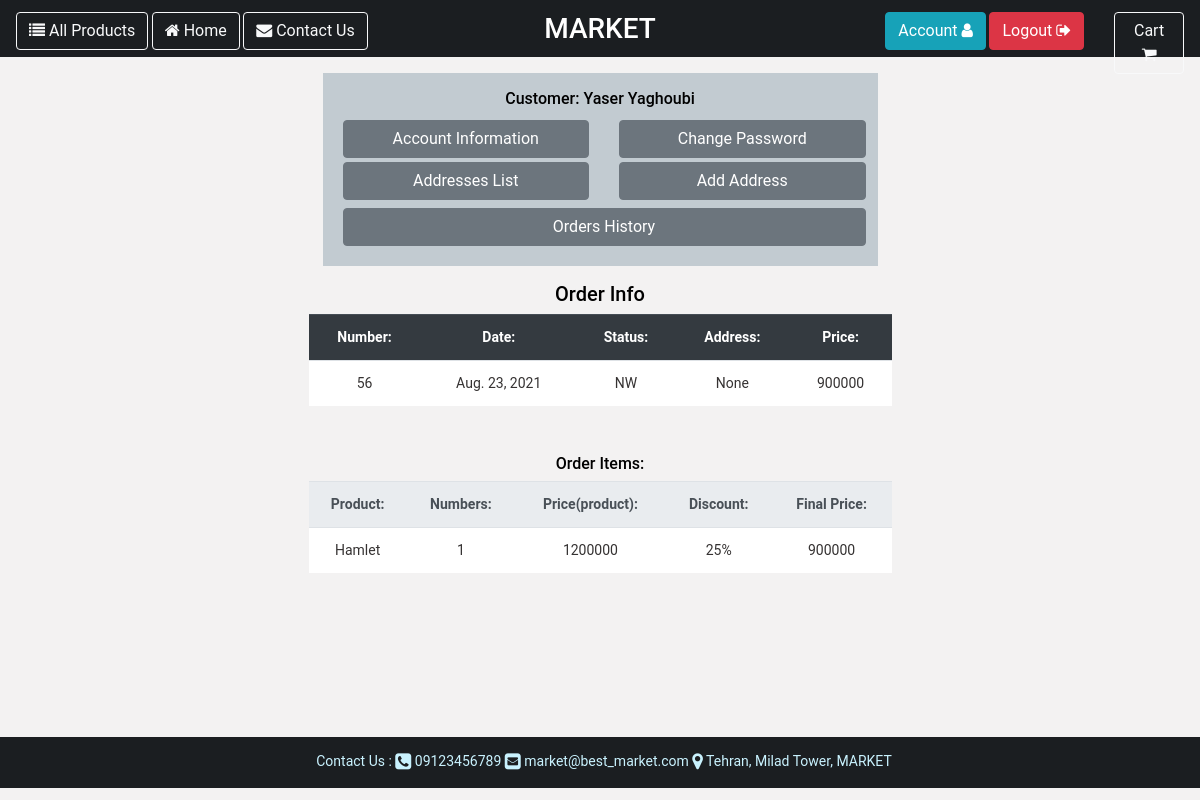
Page /customer/dashboard/orders/56 (signed in) on the earlier database version.
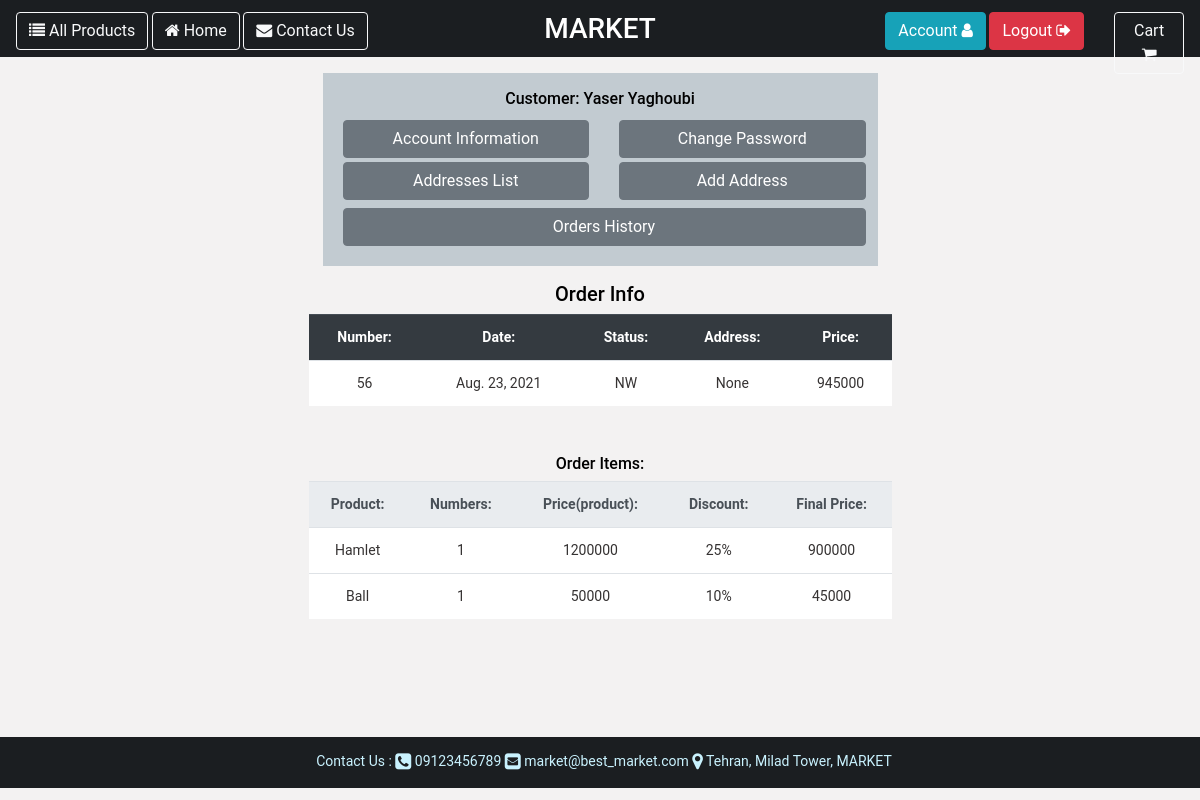
Same page on the later database version.
### customer/models.py (models this page shows, shortened)
class Customer(User):
    national_code = models.CharField(verbose_name=_('national code'), help_text=_('enter national code'),
                                     max_length=10, blank=True, null=True)
    gender = models.CharField(verbose_name=_('gender'), help_text=_('specify your gender'), max_length=10,
                              choices=[('M', 'Male'), ('F', 'Female')], blank=True, null=True)
    birthday = models.DateField(verbose_name=_('birthday'), help_text=_('specify birthday date'), null=True, blank=True)
    image = models.FileField(verbose_name=_('customer image'), help_text=_('upload your image'), null=True,
                             blank=True, upload_to='customer/images/',
                             default='customer/images/customer.jpeg')
    class Meta:
        verbose_name = 'customer'
    def customer_name(self):
        return self.__str__()
    def __str__(self):
        return f'{self.first_name} {self.last_name}'

### core/models.py (models this page shows, shortened)
class User(AbstractUser):
    USERNAME_FIELD = 'phone'
    phone = models.CharField(verbose_name=_('phone'), help_text=_('enter phone number'), max_length=11, unique=True,
                             null=False, blank=False)
    deleted = models.BooleanField(default=False)
    create_timestamp = models.DateTimeField(auto_now_add=True)
    modify_timestamp = models.DateTimeField(auto_now=True)
    delete_timestamp = models.DateTimeField(default=None, null=True, blank=True, editable=False)
    objects = MyUserManager()

### order/models.py (models this page shows, shortened)
class Cart(BaseModel):
    customer = models.ForeignKey(Customer, verbose_name=_('customer'),
                                 help_text=_('specify owner customer for cart'),
                                 null=True, blank=True, on_delete=models.PROTECT)
    status = models.CharField(verbose_name=_('cart status'), help_text=_('display cart status'), max_length=20,
                              blank=False, null=False, choices=[('WA', _('waiting')), ('PD', _('paid'))],
                              default='WA')
    final_price = models.IntegerField(verbose_name=_('final price'), help_text=_('final cart price'),
                                    null=True, blank=True)
    order_status = models.CharField(verbose_name=_('customer order status'), help_text=_('display status of order'),
                                    blank=False, null=False,
                                    choices=[('NW', _('new')), ('SN', _('send')), ('CA', _('cancel'))],
                                    default='NW', max_length=20)
    order_address = models.ForeignKey(Address, verbose_name=_('customer address'),
                                      help_text=_('specify address for send order'),
                                      null=True, blank=True, on_delete=models.PROTECT)
    def order_date(self):
        return self.create_timestamp.date()

class OrderItem(BaseModel):
    product = models.ForeignKey(Product, verbose_name=_('selected product'),
                                help_text=_('select product for add to your Cart'), on_delete=models.CASCADE,
                                null=True, blank=True)
    product_number = models.IntegerField(verbose_name=_('numbers'), help_text=_('specify number of selected product'),
                                         null=False, blank=False, default=1)
    cart = models.ForeignKey(Cart, verbose_name=_('cart'), help_text=_('specify cart'), null=True, blank=True,
                             on_delete=models.CASCADE, related_name='cart_orderitems',
                             related_query_name='customer_cart_orderitems')
    def check_inventory(self):
        if self.product_number >= 1:
            if self.product.inventory_status() == 'Available':
                if self.product_number <= self.product.inventory:
                    return True
                else:
                    return _('Inventory shortage for this numbers!')
            else:
                return _('This product is unavailable!')
        else:
            return _('This number is incorrect!')
    def calculate_order_item_price(self):
        checking = self.check_inventory()
        if checking:
            order_item_price = self.product_number * self.product.calculate_final_price()
            return int(order_item_price)
        else:
            return checking

### product/models.py (models this page shows, shortened)
class Product(BaseModel):
    name = models.CharField(verbose_name=_('english name'), max_length=50, help_text=_('enter name in english'),
                            null=False, blank=False)
    name_fa = models.CharField(verbose_name=_('farsi name'), max_length=50, help_text=_('enter name in farsi'),
                               null=False, blank=False)
    company_brand = models.CharField(verbose_name=_('english company brand'), max_length=30,
                                     help_text='enter company brand name in english', null=False, blank=False)
    company_brand_fa = models.CharField(verbose_name=_('farsi company brand'), max_length=30,
                                        help_text='enter company brand name in farsi', null=False, blank=False)
    category = models.ForeignKey(Category, verbose_name=_('category'), help_text=_('specify category'),
                                 on_delete=models.RESTRICT, null=False, blank=False)
    discount = models.ForeignKey(Discount, verbose_name=_('discount'), help_text=_('specify discount'),
                                 null=False, blank=False, on_delete=models.SET(0))
    price = models.IntegerField(verbose_name=_('price'), help_text=_('enter price'), null=False, blank=False)
    inventory = models.IntegerField(verbose_name=_('inventory'), help_text=_('specify product inventory'),
                                    null=False, blank=False)
    image = models.FileField(verbose_name=_('product image'), help_text=_('upload image of product'), null=True,
                             blank=True, upload_to='product/images/',
                             default='product/images/product.jpeg')
    specifications = models.CharField(verbose_name=_('english product specifications'), null=True, blank=True,
                                      help_text=_('enter product specifications in english'), max_length=100)
    specifications_fa = models.CharField(verbose_name=_('farsi product specifications'), null=True, blank=True,
                                         help_text=_('enter product specifications in farsi'), max_length=100)
    def calculate_final_price(self):
        final_price = self.price
        if self.discount.specify_discount_status() == 'Active':
            if self.discount.type == '$':
                final_price = self.price - self.discount.value
            elif self.discount.type == '%':
                if self.discount.value != 0:
                    final_price = self.price - ((self.discount.value / 100) * self.price)
                else:
                    pass
        return int(final_price)
    def inventory_status(self):
        if self.inventory > 0:
            status = _('Available')
        else:
            status = _('Unavailable')
        return status
    def __str__(self):
        return f'{self.name}'

class Discount(BaseModel):
    type = models.CharField(verbose_name=_('discount type'), help_text=_('specify type of discount'), null=False,
                            blank=False, choices=[('%', _('percent')), ('$', _('cash'))], max_length=15)
    value = models.IntegerField(verbose_name=_('discount value'), help_text=_('specify discount value'), null=True,
                                blank=True, default=0)
    max_value = models.IntegerField(verbose_name=_('maximum value'), help_text=_('specify maximum value'),
                                    null=True, blank=True)
    start_time = models.DateField(verbose_name=_('discount start time'),
                                  help_text=_('specify start time'), null=False, blank=False)
    expire_time = models.DateField(verbose_name=_('discount expire time'),
                                   help_text=_('specify expire time'), null=False, blank=False)
    def specify_discount_status(self):
        if datetime.now().date() > self.expire_time:
            status = 'Expired'
        elif datetime.now().date() < self.start_time:
            status = 'Waiting'
        else:
            status = 'Active'
        return status
    def __str__(self):
        if self.specify_discount_status() == 'Active':
            return f'{self.value}{self.type}'
        else:
            return '-'

### customer/views.py (the view)
# urls.py: path('dashboard/orders/<int:pk>', CustomerCartArchiveDetailsView.as_view(), name='customer_cart_archive_details'),
class CustomerCartArchiveDetailsView(generic.DetailView):
    template_name = 'customer/customer_cart_details.html'
    model = Cart
    def get(self, request, *args, **kwargs):
        customer = Customer.objects.get(id=self.request.user.id)
        cart_id = kwargs['pk']
        cart = Cart.objects.archive().get(id=cart_id)
        cart_order_items = OrderItem.objects.filter(cart=cart)
        return render(request, 'customer/customer_cart_details.html',
                      {'cart': cart, 'cart_order_items': cart_order_items, 'customer': customer})

### templates/customer/customer_cart_details.html (shortened to what this page needs)
{% extends "base.html" %}
{% load i18n %}
{% load static %}
{% block content %}
    <div class="container-fluid pt-3" style="min-height: 85vh">
        <div class="row m-auto w-50">
            <div class="col-12 text-center">
                {% include 'customer/customer_panel.html' with customer_panel=customer %}
            </div>
        </div>
        <div class="container-fluid p-3 w-50 m-auto text-center">
            <h5 style="text-align: center">{% translate 'Order Info' %}</h5>
            <div class="row form-group text-center">
                <table class="table table-responsive-md m-auto">
                    <tr style="background-color: #c2cbd1; text-align: center" class="thead-dark">
                        <th>
                            {% translate 'Number:' %}
                        </th>
                        <th>
                            {% translate 'Date:' %}
                        </th>
                        <th>
                            {% translate 'Status:' %}
                        </th>
                        <th>
                            {% translate 'Address:' %}
                        </th>
                        <th>
                            {% translate 'Price:' %}
                        </th>
                    </tr>
                    <tr style="background-color: white; text-align: center">
                        <td style="color: #353232; ">{{ cart.id }}</td>
                        <td style="color: #353232; ">{{ cart.order_date }}</td>
                        <td style="color: #353232; ">{{ cart.order_status }}</td>
                        <td style="color: #353232; ">{{ cart.order_address }}</td>
                        <td style="color: #353232; ">{{ cart.final_price }}</td>
                    </tr>
                </table>
            </div>
        </div>
        <div class="container-fluid p-3 w-50 m-auto text-center">
            <h6 style="text-align: center">{% translate 'Order Items:' %}</h6>
            <div class="row form-group text-center">
                <table class="table table-responsive-md m-auto">
                    <tr style="background-color: #c2cbd1; text-align: center" class="thead-light">
                        <th>
                            {% translate 'Product:' %}
                        </th>
                        <th>
                            {% translate 'Numbers:' %}
                        </th>
                        <th>
                            {% translate 'Price(product):' %}
                        </th>
                        <th>
                            {% translate 'Discount:' %}
                        </th>
                        <th>
                            {% translate 'Final Price:' %}
                        </th>
                    </tr>
                    {% for order_item in cart_order_items %}
                        {% include 'order/order_item_card_for_cart_details_in_customer_dashboard.html' with order_item_card=order_item %}
                    {% endfor %}
                </table>
            </div>
        </div>
    </div>
{% endblock %}

### templates/customer/customer_panel.html (shortened to what this page needs)
{% load i18n %}
<div class="container-fluid m-auto p-2" style="background-color: #c2cbd1">
    <div class="row text-center p-2">
        <div class="col-12">
            <h6>{% translate 'Customer:' %} {{ customer.customer_name }}
            </h6>
        </div>
        <div class="col-6 text-dark">
            <a href="/customer/dashboard/" style="text-decoration: none">
                <button class="btn m-1 btn-block btn-secondary">
                {% translate 'Account Information' %}
                </button>
            </a>
            <a href="/customer/dashboard/addresses/" style="text-decoration: none">
                <button class="btn m-1 btn-block btn-secondary">
                    {% translate 'Addresses List' %}
                </button>
            </a>
        </div>
        <div class="col-6">
            <a href="/customer/dashboard/change_password/" style="text-decoration: none">
                <button class="btn m-1 btn-block btn-secondary">
                    {% translate 'Change Password' %}
                </button>
            </a>
            <a href="/customer/dashboard/add_address/" style="text-decoration: none">
                <button class="btn m-1 btn-block btn-secondary">
                    {% translate 'Add Address' %}
                </button>
            </a>
        </div>
        <div class="col">
            <a href="/customer/dashboard/orders/" style="text-decoration: none">
                <button class="btn m-1 btn-block btn-secondary">
                    {% translate 'Orders History' %}
                </button>
            </a>
        </div>
    </div>
</div>

### templates/order/order_item_card_for_cart_details_in_customer_dashboard.html
{% load i18n %}
<tr style="background-color: white; text-align: center">
    <td style="color: #353232; ">{{ order_item_card.product }}</td>
    <td style="color: #353232; ">{{ order_item_card.product_number }}</td>
    <td style="color: #353232; ">{{ order_item_card.product.price }}</td>
    <td style="color: #353232; ">{{ order_item_card.product.discount }}</td>
    <td style="color: #353232; ">{{ order_item_card.calculate_order_item_price }}</td>
</tr>

Differences in the rows shown:
changed Cart "NW": final_price "900000" → "945000"
added OrderItem: product "‌Ball", product_number "1", product.price "50000", product.discount "10%", calculate_order_item_price "45000"
